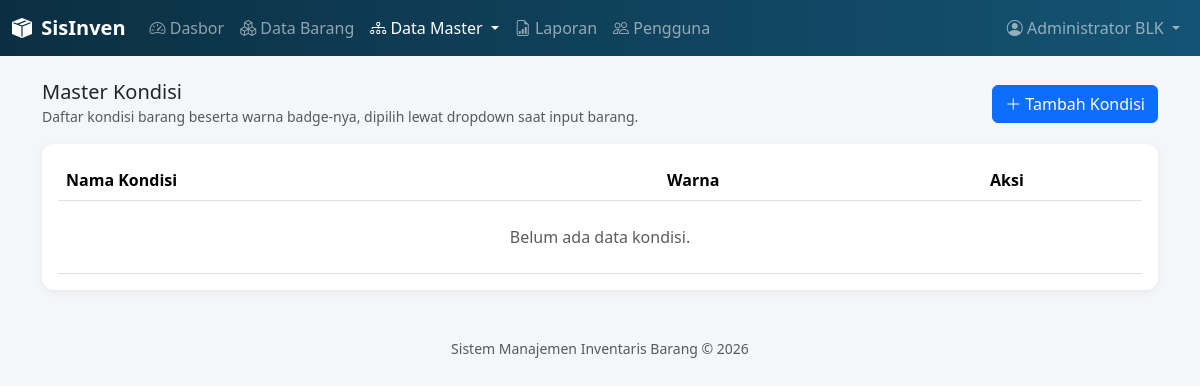
Before: /master/kondisi.php (signed in) with the older database file.
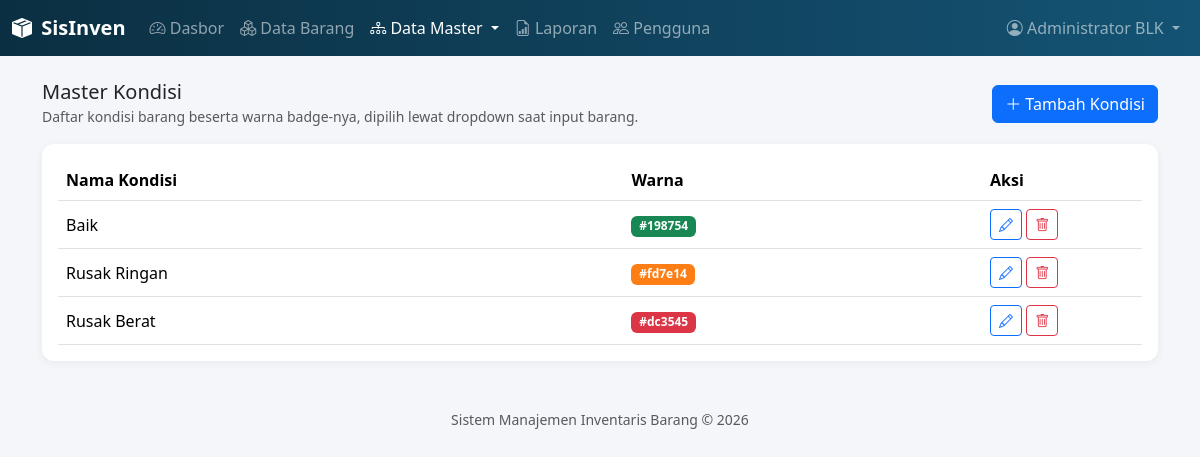
After: the same page with the newer database file.
### tables this page shows
CREATE TABLE `kondisi_barang` (
  `id` int(11) NOT NULL,
  `nama_kondisi` varchar(50) NOT NULL,
  `kode_warna` varchar(7) NOT NULL DEFAULT '#6c757d',
  `created_at` datetime DEFAULT current_timestamp()
);

### includes/functions.php (called while the page is built, shortened)
<?php
function amankan($teks) {
    return htmlspecialchars($teks ?? '', ENT_QUOTES, 'UTF-8');
}

### master/kondisi.php (the view, shortened to what this page needs)
<?php
require_once __DIR__ . '/../includes/functions.php';
$pdo = getKoneksi();
$daftar = $pdo->query('SELECT * FROM kondisi_barang ORDER BY id')->fetchAll();
require_once __DIR__ . '/../includes/header.php';
?>
<div class="d-flex justify-content-between align-items-center mb-3">
  <div>
    <h5 class="mb-0">Master Kondisi</h5>
    <small class="text-muted">Daftar kondisi barang beserta warna badge-nya, dipilih lewat dropdown saat input barang.</small>
  </div>
  <button class="btn btn-primary" data-bs-toggle="modal" data-bs-target="#modalForm" onclick="bukaTambah()">
    <i class="bi bi-plus-lg"></i> Tambah Kondisi
  </button>
</div>
<div class="card p-3">
  <table class="table table-hover align-middle mb-0">
    <thead><tr><th>Nama Kondisi</th><th>Warna</th><th style="width:160px">Aksi</th></tr></thead>
    <tbody>
    <?php if (!$daftar): ?>
      <tr><td colspan="3" class="text-center text-muted py-4">Belum ada data kondisi.</td></tr>
    <?php endif; ?>
    <?php foreach ($daftar as $row): ?>
      <tr>
        <td><?= amankan($row['nama_kondisi']) ?></td>
        <td><span class="badge" style="background-color: <?= amankan($row['kode_warna']) ?>"><?= amankan($row['kode_warna']) ?></span></td>
        <td>
          <button class="btn btn-sm btn-outline-primary" onclick='bukaEdit(<?= json_encode($row) ?>)'><i class="bi bi-pencil"></i></button>
          <button class="btn btn-sm btn-outline-danger" onclick="hapus(<?= (int)$row['id'] ?>)"><i class="bi bi-trash"></i></button>
        </td>
      </tr>
    <?php endforeach; ?>
    </tbody>
  </table>
</div>
<?php require_once __DIR__ . '/../includes/footer.php'; ?>

Changed rows visible on the page:
added kondisi_barang: nama_kondisi "Baik", kode_warna "#198754"
added kondisi_barang: nama_kondisi "Rusak Ringan", kode_warna "#fd7e14"
added kondisi_barang: nama_kondisi "Rusak Berat", kode_warna "#dc3545"
Other visible differences:
text no longer shown: "Belum ada data kondisi."
